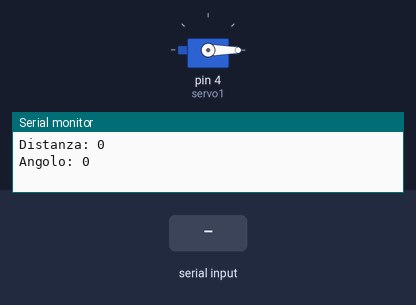
Simulated run of this sketch. Board: Arduino Uno, built with avr-gcc and run on an emulated ATmega328P. Parts: servo, the last lines printed to the serial monitor. The test bench sets the inputs (shaded band).

Above: at 1.2 s.
1.3 s: "90,45\n" received over Serial
At 3.9 s:
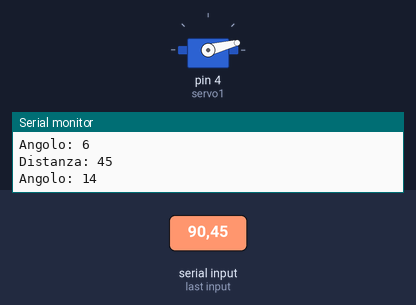
4.3 s: "30,150\n" received over Serial
At 11.7 s:
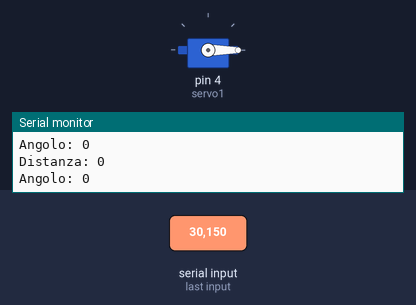
Timing chart, 0 to 12.8 s (numbered marks = the images above; inputs shaded):
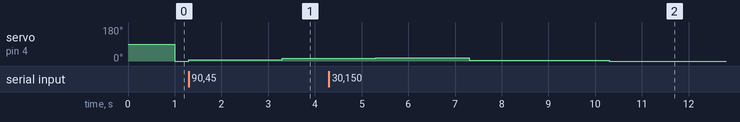

Measured:
- after the input at 1.3 s, servo on pin 4 (servo1): 0° → 6° at once, → 14° 2.0 s later
- after the input at 4.3 s, servo on pin 4 (servo1): 14° → 18° after 1.0 s, → 4° 2.0 s later, → 0° 3.0 s later

The sketch:

sketch_commissione.ino
```cpp
#include <Servo.h>
Servo servo1;
#include <math.h>
#define echoPin 7
#define trigPin 8


long tempo;
int altezza = 10; //cambiare con il valore della distanza tra i laser
int distanza;
double angolo1;
int angoloServo;


void setup() {
 //pinMode(trigPin, OUTPUT); inizializzazione pin per sensore
// pinMode(echoPin, INPUT);
 servo1.attach(4);
 Serial.begin (9600);

}

void loop() {
 /*digitalWrite(trigPin, LOW);       istruzioni per la rilevazione dati dal sensore ad ultrasuoni
 delayMicroseconds(2);

 digitalWrite(trigPin, HIGH);
 delayMicroseconds(10);

 digitalWrite(trigPin, LOW);
 tempo = pulseIn(echoPin, HIGH);*/

 distanza = Serial.parseInt();   //tempo*0.034/2; calcolo della distanza in base ai dati del sensore

 Serial.print("Distanza: ");
 Serial.println(distanza);
 double ratio = distanza/altezza;
 angolo1 = round (atan(ratio)*180/3.14);
 if(angolo1 != 0){
  angoloServo = 90-angolo1;

   servo1.write(angoloServo);
   Serial.print("Angolo: ");
   Serial.println(angoloServo);
   delay(2000); } else
   { servo1.write(0);
   Serial.print("Angolo: ");
   Serial.println(0);
   delay(15);}
}
```
